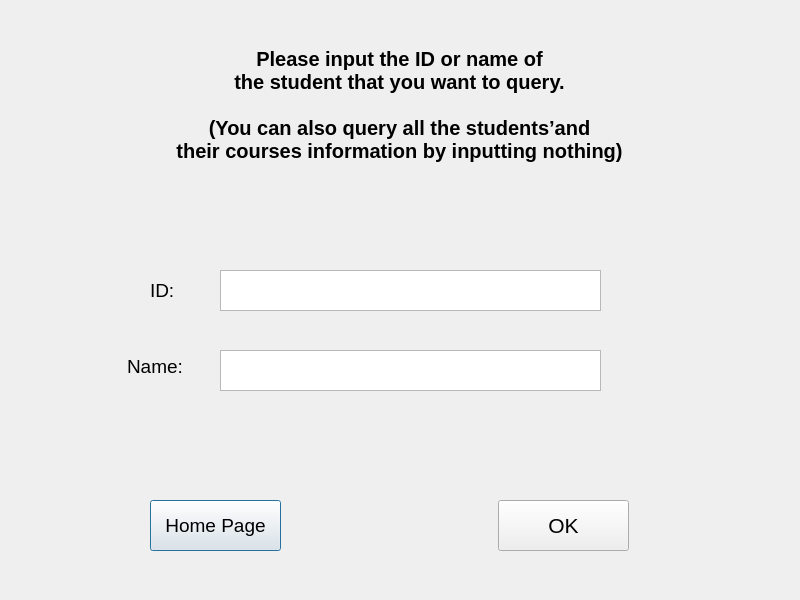
<?xml version="1.0" encoding="UTF-8"?>
<ui version="4.0">
 <class>Input_Student</class>
 <widget class="QDialog" name="Input_Student">
  <property name="geometry">
   <rect>
    <x>0</x>
    <y>0</y>
    <width>800</width>
    <height>600</height>
   </rect>
  </property>
  <property name="windowTitle">
   <string>Dialog</string>
  </property>
  <property name="styleSheet">
   <string notr="true">#Input_Student{background-image: url(:/picture/bgp12.png);}</string>
  </property>
  <widget class="QLabel" name="prompt">
   <property name="geometry">
    <rect>
     <x>4</x>
     <y>4</y>
     <width>791</width>
     <height>201</height>
    </rect>
   </property>
   <property name="font">
    <font>
     <pointsize>15</pointsize>
     <weight>75</weight>
     <bold>true</bold>
    </font>
   </property>
   <property name="text">
    <string>Please input the ID or name of
the student that you want to query.

(You can also query all the students’and
their courses information by inputting nothing)</string>
   </property>
   <property name="alignment">
    <set>Qt::AlignCenter</set>
   </property>
  </widget>
  <widget class="QLabel" name="ID">
   <property name="geometry">
    <rect>
     <x>150</x>
     <y>280</y>
     <width>41</width>
     <height>21</height>
    </rect>
   </property>
   <property name="font">
    <font>
     <pointsize>14</pointsize>
    </font>
   </property>
   <property name="text">
    <string>ID:</string>
   </property>
  </widget>
  <widget class="QLabel" name="Name">
   <property name="geometry">
    <rect>
     <x>127</x>
     <y>351</y>
     <width>61</width>
     <height>31</height>
    </rect>
   </property>
   <property name="font">
    <font>
     <pointsize>14</pointsize>
    </font>
   </property>
   <property name="text">
    <string>Name:</string>
   </property>
  </widget>
  <widget class="QTextEdit" name="input_ID">
   <property name="geometry">
    <rect>
     <x>220</x>
     <y>270</y>
     <width>381</width>
     <height>41</height>
    </rect>
   </property>
   <property name="font">
    <font>
     <pointsize>14</pointsize>
    </font>
   </property>
  </widget>
  <widget class="QTextEdit" name="input_Name">
   <property name="geometry">
    <rect>
     <x>220</x>
     <y>350</y>
     <width>381</width>
     <height>41</height>
    </rect>
   </property>
   <property name="font">
    <font>
     <pointsize>14</pointsize>
    </font>
   </property>
  </widget>
  <widget class="QPushButton" name="home">
   <property name="geometry">
    <rect>
     <x>150</x>
     <y>500</y>
     <width>131</width>
     <height>51</height>
    </rect>
   </property>
   <property name="font">
    <font>
     <pointsize>14</pointsize>
    </font>
   </property>
   <property name="text">
    <string>Home Page</string>
   </property>
  </widget>
  <widget class="QPushButton" name="ok">
   <property name="geometry">
    <rect>
     <x>498</x>
     <y>500</y>
     <width>131</width>
     <height>51</height>
    </rect>
   </property>
   <property name="font">
    <font>
     <pointsize>16</pointsize>
    </font>
   </property>
   <property name="text">
    <string>OK</string>
   </property>
  </widget>
 </widget>
 <resources/>
 <connections/>
</ui>
